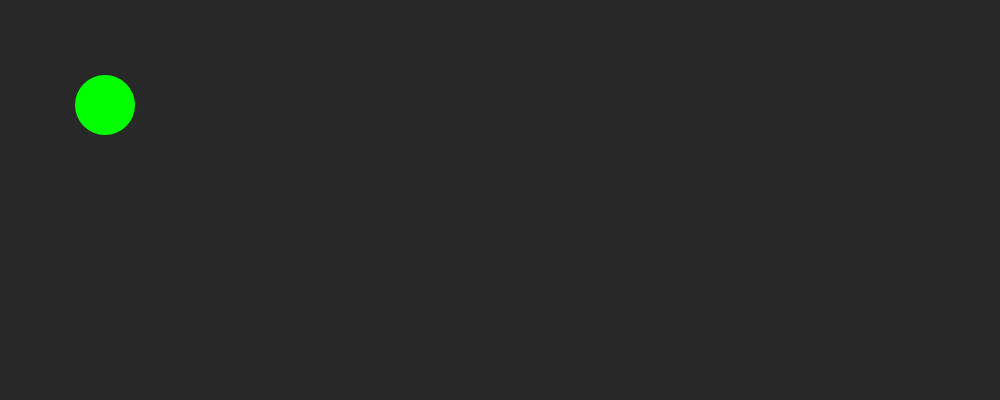
Frame 1 (no input)
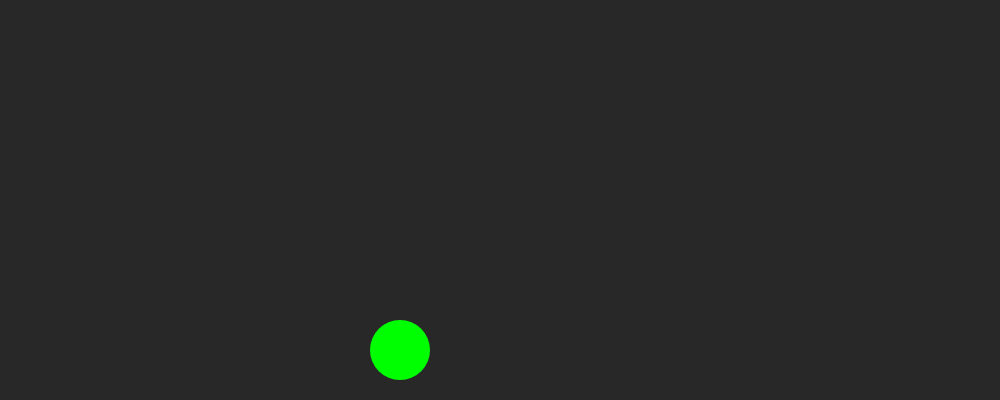
Frame 60 (no input)
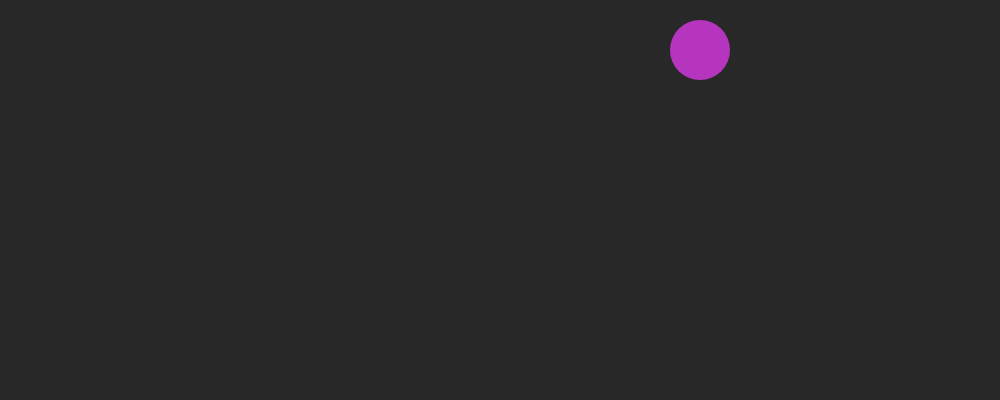
Frame 120 (the mouse pressed at the canvas centre since frame 60)

The p5.js sketch that drew these frames (run headless with seeded random() and noise() and a simulated clock; from frame 60 on, the mouse is pressed at the canvas centre):

// p5.js sketch
// ── sketch.js
//Avery Wilkins 
//this program creates a bouncing ball that changes direction when the mouse is near and changes color when clicked.

let x = 100;
let y = 100;
let xSpeed = 5;
let ySpeed = 5;
let radius = 30;
let ballColor; 

function setup() {
  createCanvas(1000, 400); 
  ballColor = color(0, 255, 0); 
}

function draw() {
  background(40);

  
  let distanceToMouse = dist(x, y, mouseX, mouseY);
  if (distanceToMouse < radius) {
    xSpeed *= -1.05;
    ySpeed *= -1.05;
    x += xSpeed * 2;
    y += ySpeed * 2;
  }

  // Check collision with Walls
  if (x + radius > width || x - radius < 0) {
    xSpeed *= -1;
  }
  if (y + radius > height || y - radius < 0) {
    ySpeed *= -1;
  }

  x += xSpeed;
  y += ySpeed;

  // Draw the Circle
  fill(ballColor);
  noStroke();
  circle(x, y, radius * 2);
}

// 5. Function to change color on click
function mousePressed() {
  ballColor = color(random(255), random(255), random(255));
}
